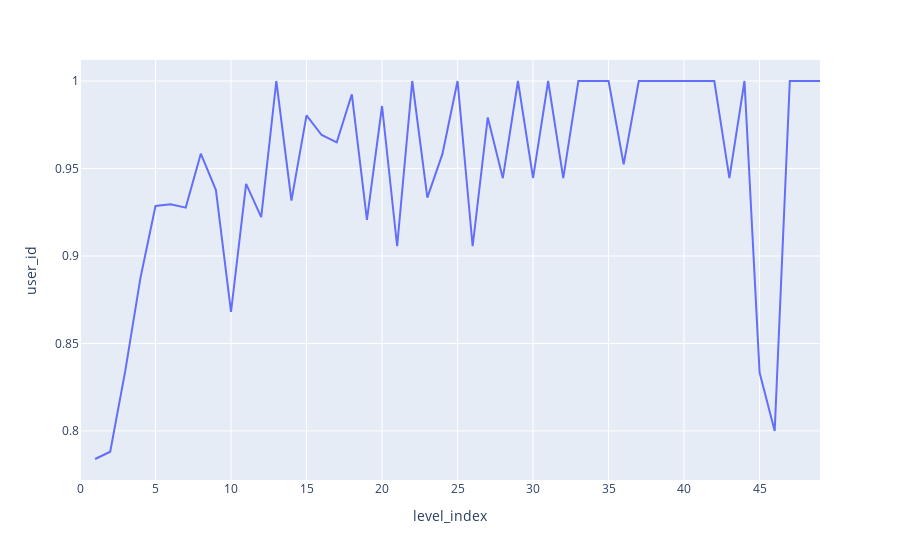

Here is the notebook cell this chart was saved with:
### Code cell
all_participation = participation_percent.groupby('level_index').agg({'user_id':'mean'}).reset_index()

px.line(all_participation, 
        x="level_index", 
        y="user_id", 
        # color="build",
        # title="International Visitors",
        # range_x=[1995, 2018],
        # range_y=[25000000,90000000],
        # animation_frame="year_upto"
        )

### Figure 1 — Plotly figure (JSON) as saved in the notebook; plotly's stock layout.template omitted (floating-point values rounded to 4 significant figures)
{"data": [{"hovertemplate": "level_index=%{x}<br>user_id=%{y}<extra></extra>", "legendgroup": "", "line": {"color": "#636efa", "dash": "solid"}, "marker": {"symbol": "circle"}, "mode": "lines", "name": "", "orientation": "v", "showlegend": false, "type": "scatter", "x": [0, 1, 2, 3, 4, 5, 6, 7, 8, 9, 10, 11, 12, 13, 14, 15, 16, 17, 18, 19, 20, 21, 22, 23, 24, 25, 26, 27, 28, 29, 30, 31, 32, 33, 34, 35, 36, 37, 38, 39, 40, 41, 42, 43, 44, 45, 46, 47, 48, 49], "xaxis": "x", "y": [null, 0.784, 0.7881, 0.8344, 0.8873, 0.9286, 0.9295, 0.9276, 0.9585, 0.9376, 0.868, 0.9412, 0.9222, 1, 0.9317, 0.9804, 0.9691, 0.965, 0.9924, 0.9206, 0.9857, 0.9056, 1, 0.9333, 0.9583, 1, 0.9056, 0.9792, 0.9444, 1, 0.9444, 1, 0.9444, 1, 1, 1, 0.9524, 1, 1, 1, 1, 1, 1, 0.9444, 1, 0.8333, 0.8, 1, 1, 1], "yaxis": "y"}], "layout": {"legend": {"tracegroupgap": 0}, "margin": {"t": 60}, "xaxis": {"anchor": "y", "domain": [0, 1], "title": {"text": "level_index"}}, "yaxis": {"anchor": "x", "domain": [0, 1], "title": {"text": "user_id"}}}}
